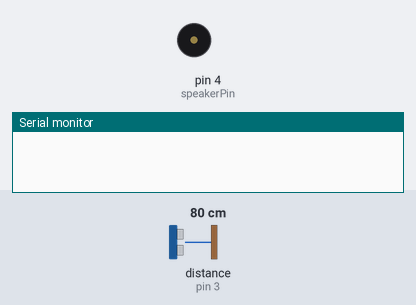
A sketch run on a simulated Arduino Uno, built with avr-gcc and run on an emulated ATmega328P. On the bench: buzzer (waves = sounding), the last lines printed to the serial monitor. Wiring (inferred from the names in the program): ultrasonic range finder: trigger pin 2; echo pin 3. Inputs (shaded band) come from the test bench; at power-on: distance to the obstacle (sensor on pin 3) 80 cm. The echo pulse lasts 58.3 µs per cm.

Above: at 1.3 s.
1.4 s: distance to the obstacle (sensor on pin 3) set to 57 cm
2.9 s: distance to the obstacle (sensor on pin 3) set to 47 cm
At 3.83 s:
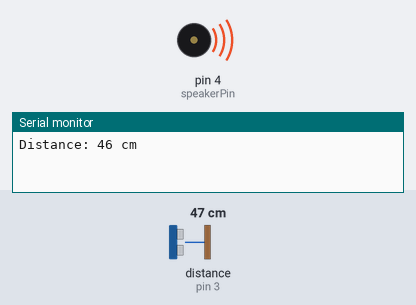
5.9 s: distance to the obstacle (sensor on pin 3) set to 60 cm
At 6.8 s:
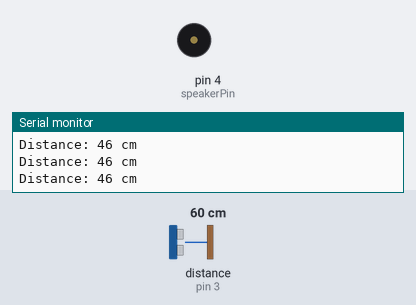
Timing chart, 0 to 8.9 s (numbered marks = the images above; inputs shaded):
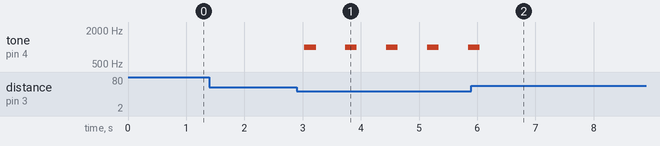

Measured:
- the behaviour switches between 52 and 51 cm on distance to the obstacle (sensor on pin 3) (found by bisection; images 0 and 1)
- after the input at 1.4 s, every drawn part: stays the same
- after the input at 2.9 s, tone on pin 4 (speakerPin): alternates 1000 Hz for 0.20 s and silent for 0.50 s, starting after 0.13 s
- after the input at 5.9 s, tone on pin 4 (speakerPin): goes on until 6.0 s, then stays silent

The sketch:

BlindDistanceSensor.ino
```cpp
// Define the pins for the ultrasonic sensor
#define trigPin 2
#define echoPin 3

// Define the pin for the speaker
#define speakerPin 4

// Define the maximum distance (in centimeters) to trigger the alarm
#define maxDistance 50

void setup() {
  Serial.begin(9600); // Start serial communication for debugging
  pinMode(trigPin, OUTPUT);
  pinMode(echoPin, INPUT);
  pinMode(speakerPin, OUTPUT);
}

void loop() {
  long duration, distance;
  digitalWrite(trigPin, LOW);
  delayMicroseconds(2);
  digitalWrite(trigPin, HIGH);
  delayMicroseconds(10);
  digitalWrite(trigPin, LOW);
  duration = pulseIn(echoPin, HIGH);
  distance = (duration / 2) / 29.1; // Convert the duration into centimeters

  if (distance <= maxDistance && distance > 0) {
    // Object detected within the specified range
    tone(speakerPin, 1000); // Generate a tone of 1000 Hz
    delay(200); // Adjust the duration of the tone
    noTone(speakerPin); // Turn off the tone
    Serial.print("Distance: ");
    Serial.print(distance);
    Serial.println(" cm");
  } else {
    noTone(speakerPin); // Turn off the tone
  }
  delay(500); // Adjust the frequency of distance measurements
}
```
